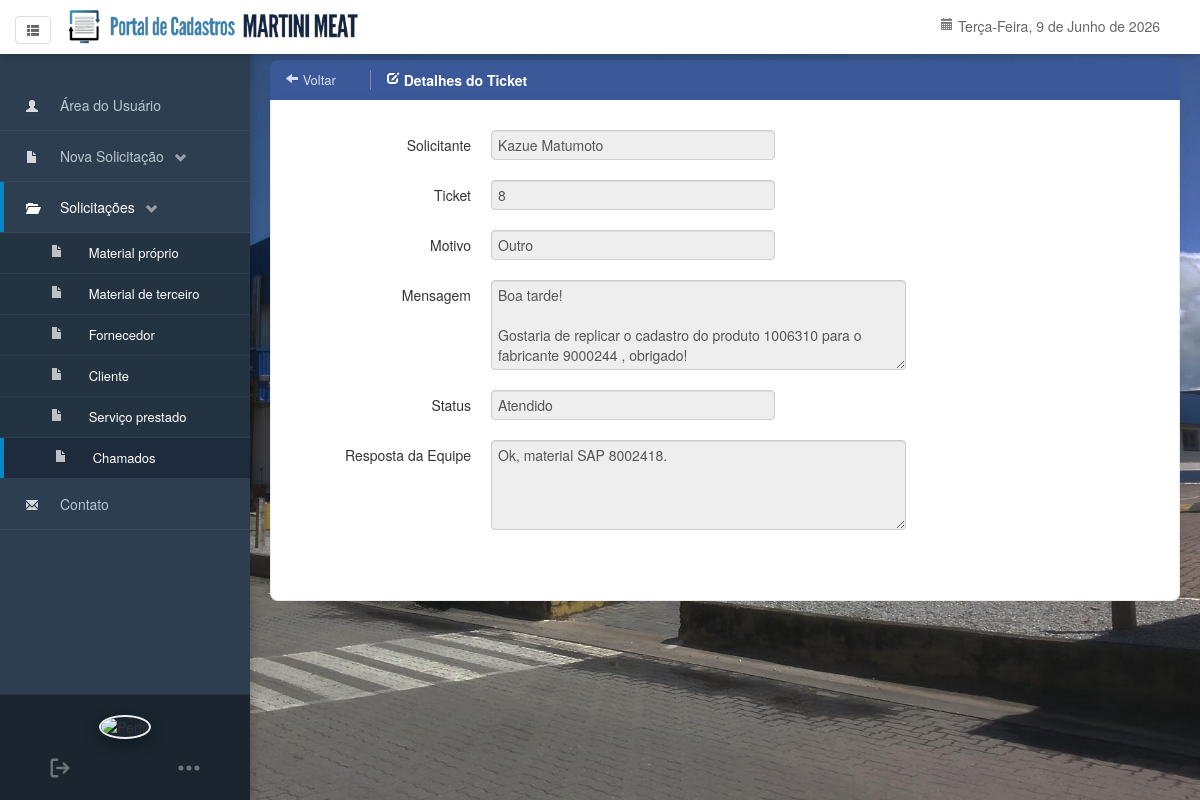
The app's page /listacontact/visualizar.php?ticket=8 with its own data.
### tables this page shows
CREATE TABLE `contact` (
  `data` varchar(40) NOT NULL,
  `ticket` int(40) NOT NULL AUTO_INCREMENT,
  `solicitante` varchar(200) NOT NULL,
  `motivo` varchar(200) NOT NULL,
  `mensagem` varchar(500) NOT NULL,
  `status` varchar(200) NOT NULL DEFAULT 'Pendente',
  `comentario` varchar(500) NOT NULL,
  PRIMARY KEY (`ticket`)
);

### src/listacontact/visualizar.php (the view, shortened to what this page needs)
<!DOCTYPE html>
<html lang="pt-br">
<html>
<head>
<link href="../css/bootstrap.css" rel="stylesheet">
<link href="../css/bootstrap-responsive.css" rel="stylesheet">
<link href="../css/style.css" rel="stylesheet" rel="stylesheet">
<?php
$ticket=$_GET['ticket'];
$infmp="SELECT * from contact where ticket='$ticket'";
$executa = mysql_query($infmp);
while ($reginfmp= mysql_fetch_array($executa))
{
$vsol=$reginfmp['solicitante'];
$vmotivo=$reginfmp['motivo'];
$vmesage=$reginfmp['mensagem'];
$vticket=$reginfmp['ticket'];
$vstatus=$reginfmp['status'];
$vcomentario=$reginfmp['comentario'];
}
?>
<?php include($_SERVER['DOCUMENT_ROOT'] . '/navbar.php'); ?>
<div class="row-fluid">
<?php include($_SERVER['DOCUMENT_ROOT'] . '/sidebar.php'); ?>
<div class="span12 main-content" id="page-content-wrapper">
<div class="section">
  <div style="display: flex; align-items: center; background-color: #3b5998; border-top-left-radius: 8px; border-top-right-radius: 8px; padding: 10px 15px;">
    <a href="javascript:window.history.go(-1)" style="color: #ffffff; margin-right: 15px; text-decoration: none; opacity: 0.8; font-size: 13px;" onmouseover="this.style.opacity='1'" onmouseout="this.style.opacity='0.8'"><i class="icon-arrow-left icon-white"></i> Voltar</a>
    <p style="margin-bottom: 0; color: white; font-weight: 600; border-left: 1px solid rgba(255,255,255,0.3); padding-left: 15px; font-size: 14px;"><i class="icon-edit icon-white"></i> Detalhes do Ticket</p>
  </div>
  <div class="cadform">
    <div class="container-fluid">
      <div class="row-fluid">
        <div class="span12">
<form action ="#" method="post" class="form-horizontal">
<fieldset>
<div class="form-content">
<div class="control-group">
  <label class="control-label" for="Ticket">Solicitante</label>
  <div class="controls">
    <input id="Ticket" name="solicitante" value="<? echo $vsol;?>" type="text" readonly="yes" placeholder="" class="input-xlarge">
    </div>
</div>
<div class="control-group">
  <label class="control-label" for="Ticket">Ticket</label>
  <div class="controls">
    <input id="Ticket" name="ticket" value="<? echo $vticket;?>" type="text" readonly="yes" placeholder="" class="input-xlarge">
    </div>
</div>
<div class="control-group">
  <label class="control-label" for="Ticket">Motivo</label>
  <div class="controls">
    <input id="Ticket" name="motivo" value="<? echo $vmotivo;?>" type="text" readonly="yes"placeholder="" class="input-xlarge">
    </div>
</div>
<div class="control-group">
  <label class="control-label" type="text">Mensagem</label>
  <div class="controls">
    <textarea id="textarea" name="mensagem" style="width: 60%" rows="4" readonly="yes"><?php echo $vmesage; ?></textarea>
  </div>
</div>
<div class="control-group">
  <label class="control-label" for="Ticket">Status</label>
  <div class="controls">
    <input id="Ticket" name="motivo" value="<? echo $vstatus;?>" type="text" readonly="yes" placeholder="" class="input-xlarge">
    </div>
</div>
<div class="control-group">
  <label class="control-label" type="text">Resposta da Equipe</label>
  <div class="controls">
    <textarea id="textarea" name="comentarios" style="width: 60%" rows="4" readonly="yes"><? echo $vcomentario;?></textarea>
  </div>
</div>
</fieldset>
</form>
        </div>
      </div>
    </div>
  </div>
</div>
</div>
</html>

### src/css/style.css (style rules this page uses)
.cadform { padding: 40px; box-sizing: border-box; width: 100%; background-color: #ffffff; }
form { padding-left: 20px; }
p { margin-left: 0.5cm; }
#page-content-wrapper { margin-left: 250px; width: auto !important; float: none !important; transition: all 0.3s cubic-bezier(0.25, 0.8, 0.25, 1); padding: 0px 20px 20px 20px; }
.main-content { background-color: transparent; }

### src/listacontact/visualizar.php (style rules this page uses)
.cadform { background-color: #ffffff !important; border-bottom-left-radius: 8px; border-bottom-right-radius: 8px; box-shadow: 0 4px 15px rgba(0,0,0,0.05); padding: 0px !important; border: 1px solid #eaeaea; border-top: none !important; }
.cadform .container-fluid { padding: 30px 20px !important; border: none !important; box-shadow: none !important; background: transparent !important; }

### records on screen
contact: solicitante "Kazue Matumoto", ticket "8", motivo "Outro", mensagem "Boa tarde! Gostaria de replicar o cadastro do produto 1006310 para o fabricante 9000244 , obrigado!", motivo "Atendido", comentarios "Ok, material SAP 8002418."
